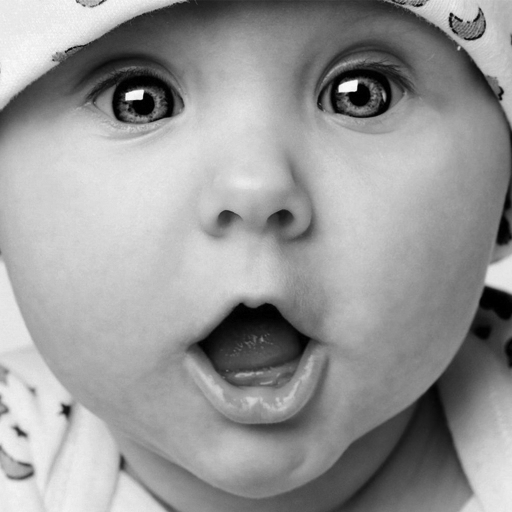
#> input picture b512.jpg, 512 x 512 px
$ python main.py
#> lines starting #> are read from the running program, lines starting #| are printed output that depends on the picture; after the words box and inside, x2 and y2 are one past the last pixel; in counts of white or black regions, pixels touching at a corner belong together
import cv2
import numpy as np
from PIL import Image
import math


def dft(x):
    x = np.asarray(x, dtype=float)
    N = x.shape[0]
    n = np.arange(N)
    k = n.reshape((N, 1))
    M = np.exp(-2j * np.pi * k * n / N)
    return np.dot(M, x)


def fft(x):
    x = np.asarray(x, dtype=float)
    N = x.shape[0]

    if N <= 2:
        return dft(x)
    else:
        e = fft(x[::2])
        o = fft(x[1::2])
        terms = np.exp(-2j * np.pi * np.arange(N) / N)
        return np.concatenate([e + terms[:int(N / 2)] * o,
                               e + terms[int(N / 2):] * o])


# [11 lines left out: function pixel_log255, not called in this run]


def center_image(image):
    rows = image.shape[0]
    cols = image.shape[1]
    centered_image = np.zeros((rows, cols))
    for i in range(image.shape[0]):
        for j in range(image.shape[1]):
            centered_image[i, j] = image[i, j] * ((-1) ** ((i - 1) + (j - 1)))

    return centered_image


def tf_completion(htf):
    q1 = np.rot90(htf, 2)
    q2 = np.rot90(htf, 1)

    q_upper = np.concatenate((q1, q2), axis=1)

    q3 = np.rot90(htf, 3)
    q4 = htf

    q_lower = np.concatenate((q3, q4), axis=1)

    return np.vstack((q_upper, q_lower))


def ilpf(shape, d0):
    h_size = int(shape / 2)
    htf = (h_size, h_size)
    htf = np.zeros(htf)

    for r in range(h_size):
        for c in range(h_size):
            if math.sqrt(c * c + r * r) <= d0:
                htf[r][c] = 1.

    htfn = tf_completion(htf)

    return htfn


# [51 lines left out: functions ihpf, blpf, bhpf, not called in this run]


if __name__ == '__main__':

    path = r'b512.jpg'
    img = cv2.imread(path, 0)
#> img is the input picture: shape (512, 512); min 0, max 252, mean 152.3

    rows = img.shape[0]
#> rows = 512
    cols = img.shape[1]
#> cols = 512

    img = center_image(img)
#> after the loop in center_image, `for i in range(image.shape[0]):`:
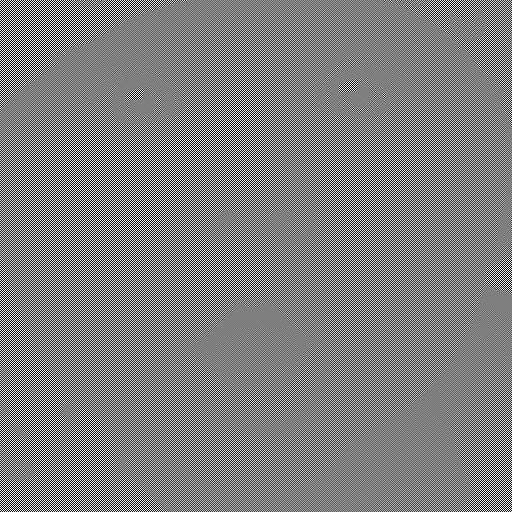
#> centered_image: shape (512, 512) float64; min -252, max 251, mean 0; drawn with min black and max white
    img_width = rows * cols
#> img_width = 262144

    flatten_image = np.zeros(shape=(1, img_width))
    flatten_image = img.flatten()
    fft_image = fft(flatten_image)
#> in dft, `x = np.asarray(x, dtype=float)`: x = [235, 161]
    fft_image_2d = np.reshape(fft_image, (rows, cols))

    h = ilpf(rows, 30)
#> after the loop in ilpf, `for r in range(h_size):`:
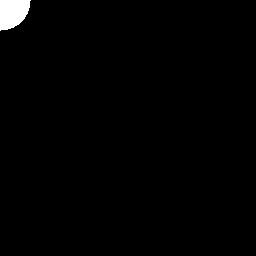
#> htf: shape (256, 256) float64; values 0 (black) and 1 (white), 1.1% white; 1 white region, box (x1, y1, x2, y2) and area: (0, 0, 31, 31) 736

    fft_image_2d = fft_image_2d * h

    fft_image_2d = np.fft.ifft2(fft_image_2d)

    fft_image_2d = abs(fft_image_2d)
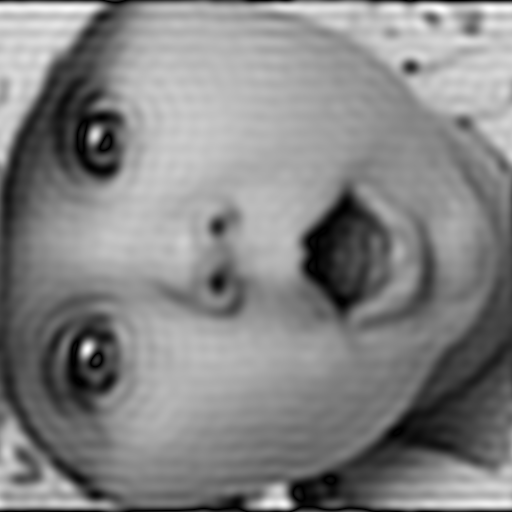
#> fft_image_2d: shape (512, 512) float64; min 0.0356, max 290.8, mean 151.5; drawn with min black and max white
    fft_image_2d = np.rot90(fft_image_2d, -1)
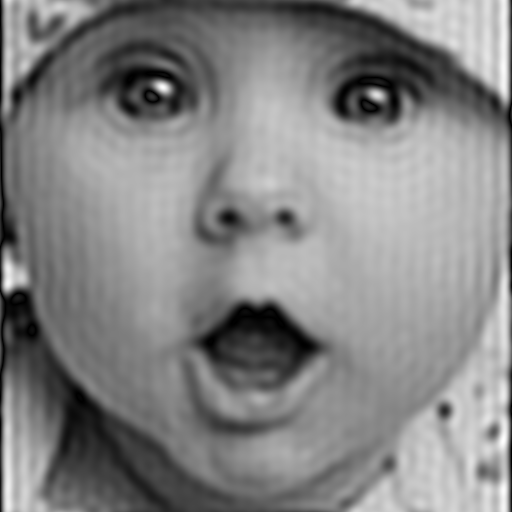
#> fft_image_2d: shape (512, 512) float64; min 0.0356, max 290.8, mean 151.5; drawn with min black and max white
    # norm_image = pixel_log255(fft_image_2d)

    im = Image.fromarray(fft_image_2d)
    if im.mode != 'RGB':
        im = im.convert('RGB')
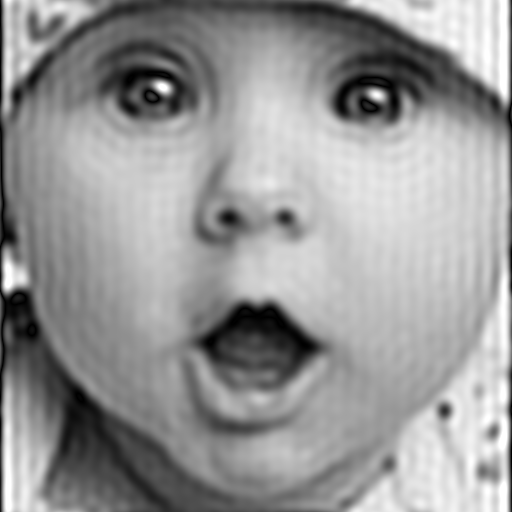
#> im: PIL image 512x512 RGB; min 0, max 255, mean 150.9
    im.save("fft.jpg")
